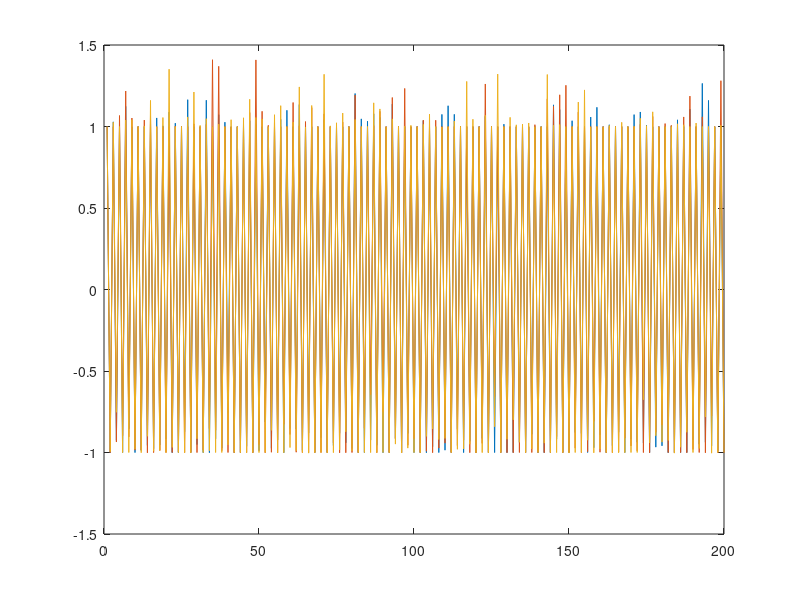
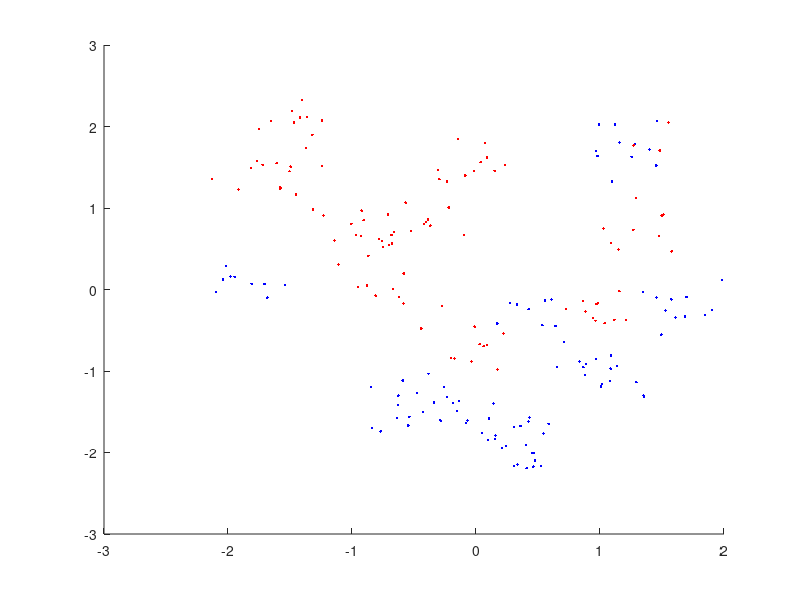

MATLAB code for these plots, in order: (Note: this script raises an error after producing the figures.)
close all;
clear;
clc;

task1 = true; % exercise 1

load('data2Class_adjusted.txt');
data = data2Class_adjusted;

X = data(:,1:3);
Y = data(:,4);


h1 = 100;

% initialize weights with Gaussian with sdv √(1/h_{l-1[)
w0 = normrnd(0,1/sqrt(h1-1),size(X));

% ini biases U(−1, 1) uniform distribution
b1 = rand([1,size(X(:,1))])*2 -1;


% gradient descent
alpha = 0.05;
k = 0;
kmax = 100;

if task1
    %z1 = leakyReLU(plus(w0 .* X,b1));
    w0X = w0 .* X;
    f = max(0.01*w0X,w0X); %lReLU
    l = f-Y; %loss
end


% while (true)
%     k = k+1;
%     [grad0, grad1] = grad(X, Y, w0, w1);
%     
%     w0 = w0 -alpha.*grad0;
%     w1 = w1 -alpha.*grad1;
%     
%     
%     l = mean_loss(X, Y, w0, w1);
%     
%     
%     if k >= kmax
%        break 
%     end
% end

plot(l);


% plot it
figure
hold on;

class1 = 1:size(X,1);
class2 = class1(Y==1);
class1 = class1(Y==-1);

%plot data
plot3(X(class1,2),X(class1,3),Y(class1),'b.');
plot3(X(class2,2),X(class2,3),Y(class2),'r.');

% display the function
[a, b] = meshgrid(-2.33:.1:2.33,-2.33:.1:2.33);
Xgrid = [a(:),b(:)];

%function
Ygrid = forward([ones(size(Xgrid,1),1),Xgrid]', w0, b1);

sigmoid = @(z) 1./(exp(-z) +1);
Ygrid   = sigmoid(Ygrid);

Ygrid = reshape(Ygrid,size(a));
h = surface(a,b,Ygrid);
view(3);
h.FaceAlpha = 0.7;
grid on;



%leaky RelU
function y = leakyReLU(x)
    y = max(0.01*x,x);
end

%TODO
%foreward
function y = forward(X,w0, b1)
    %z1 = w0*x;
    %y = w1*leakyReLU(z1);
    y = leakyReLU(plus(w0*X,b1));
end

function  [dl0, dl1] = backward(d_L2, x, w0, w1)

    x0 = x;

    sigmoid = @(z) 1./(exp(-z) +1);

    z1 = w0*x0;
    x1 = sigmoid(z1);

    d_L1 = (d_L2 * w1) .* (x1 .* (1 - x1))';

    %d_L0 = (d_L1 * w0) .* (x0 .* (1 - x0))';

    dl0 = d_L1' * x0';

    dl1 = d_L2' * x1';

end

function [grad0, grad1] = grad(X, Y, w0, w1)

    grad0 = zeros(size(w0));
    grad1 = zeros(size(w1));

    for i = 1:size(X,1)

        x = X(i,:)';
        y = Y(i);
        f = forward(x,w0, w1);

        if (1 - y * f  > 0)
            d_L2 = -y;
        else
            d_L2 = 0;
        end


        [dl0, dl1] = backward(d_L2, x, w0, w1);

        grad0 = grad0 + dl0;
        grad1 = grad1 + dl1;
    end

end


% function l = mean_loss(X, Y, w0, w1)
%     l = 0;
%     for i = 1:size(X,1)
%         x = X(i,:)';
%         y = Y(i);
%         f = forward(x,w0, w1);
%         l = max(0, 1-(f-y));
%     end
%     
%     l = l/size(X,1);
% end

function l = mean_loss(X, Y, w0, w1)
    l = 0;
    f = forward(X,w0, w1);
    l = max(0, 1-(f-Y));
end